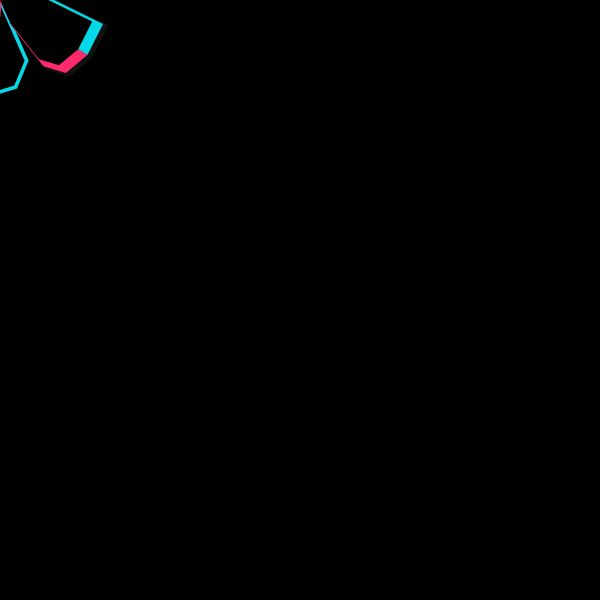
Frame 1 (no input)
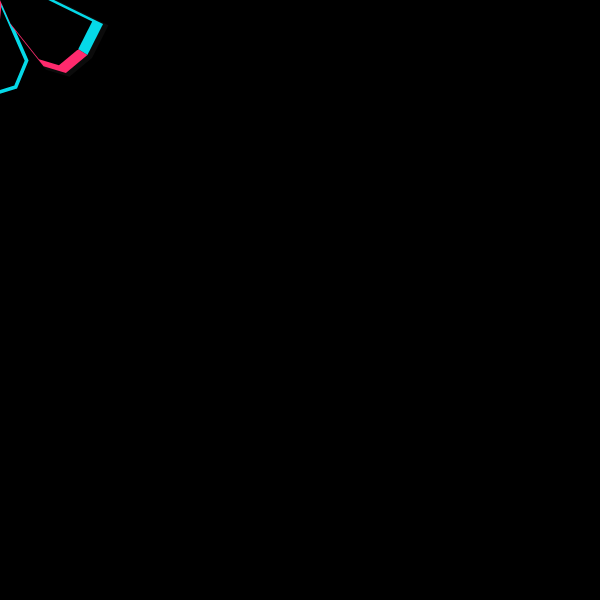
Frame 60 (no input)
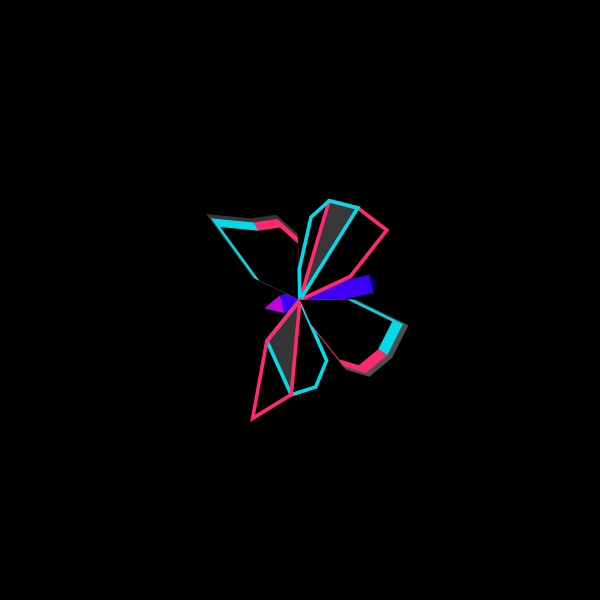
Frame 120 (the mouse pressed at the canvas centre since frame 60)

The p5.js sketch that drew these frames (run headless with seeded random() and noise() and a simulated clock; from frame 60 on, the mouse is pressed at the canvas centre):

// p5.js sketch
// ── sketch.js
let angle,size
let angle1//left front
let angle2//left fore
let angle3//right front
let angle4//right fore
function setup() {
  createCanvas(600, 600);
  angle = random(TWO_PI)
  size = random(0.2,1.0)
  angle1 = random(-PI/20,PI/20)
  angle2 = random(-PI/20,PI/20)
  angle3 = -angle1
  angle4 = -angle2
  }

function draw() {
  background(0);
  drawCreature(mouseX,mouseY,angle,size);
}

function drawCreature(x,y,a,s) {
  push();
  translate(x,y)
  rotate(a)
  scale(s)
  drawBody(0,0,0,1.0)
  drawRightFront(0,0,angle1,1.0)
  drawRightFore(0,0,angle2,1.0)
  drawLeftFront(0,0,angle3,1.0)
  drawLeftFore(0,0,angle4,1.0)
  pop()}
function drawBody(x,y,a,s){
  push();
  translate(x,y)
  rotate(a)
  scale(s)
  noStroke()
  fill(198,0,226)
  triangle(0,-100,-25,-50,25,-50)
  fill(62,0,245)
  square(-25,-50,50,5)
  fill(62,0,245)
  rect(-25,0,50,200)
  fill(0,0,123)
  triangle(0,215,-25,200,25,200)
  pop()
}
function drawRightFront(x,y,a,s){
  push();
  translate(x,y)
  rotate(a)
  scale(s)
  noStroke()
  fill(255,random(95))
  beginShape()
  vertex(0,0)
  vertex(80,-120)
  vertex(270,-220)
  vertex(240,-100)
  vertex(240,-30)
  vertex(180,20)
  endShape()
  pop()
  push()
  translate(x,y)
  rotate(a)
  scale(s * 0.95)
  noStroke()
  fill(255,42,109)
  beginShape()
  vertex(0,0)
  vertex(80,-120)
  vertex(240,-100)
  vertex(240,-30)
  vertex(180,20)
  endShape()
  pop()
  push()
  translate(x,y)
  rotate(a)
  scale(s * 0.95)
  noStroke()
  fill(5,217,232)
  beginShape()
  vertex(0,0)
  vertex(80,-120)
  vertex(270,-220)
  vertex(240,-100)
  endShape()
  pop()
  push()
  translate(x,y)
  rotate(a)
  scale(s * 0.85)
  noStroke()
  fill(0)
  beginShape()
  vertex(0,0)
  vertex(80,-120)
  vertex(270,-220)
  vertex(240,-100)
  vertex(240,-30)
  vertex(180,20)
  endShape()
  pop()
  }

function drawRightFore(x,y,a,s){
  push()
  translate(x,y)
  rotate(a)
  scale(s)
  fill(0)
  beginShape()
  vertex(0,0)
  vertex(80,20)
  vertex(210,90)
  vertex(240,150)
  vertex(200,220)
  vertex(120,280)
  vertex(25,150)
  endShape()
  pop()
  push()
  translate(x,y)
  rotate(a)
  scale(s)
  noStroke()
  fill(255,random(50,90))
  triangle(0,0,240,150,200,220)
  strokeWeight(10)
  stroke(255,42,109)
  noFill()
  beginShape()
  vertex(0,0)
  vertex(240,150)
  vertex(200,220)
  vertex(120,280)
  vertex(25,150)
  vertex(0,0)
  endShape()
  stroke(5,217,232)
  beginShape()
  vertex(0,0)
  vertex(80,20)
  vertex(210,90)
  vertex(240,150)
  vertex(200,220)
  vertex(0,0)
  endShape()
  pop()
  
}
function drawLeftFront(x,y,a,s){
   push();
  translate(x,y)
  rotate(a)
  scale(s)
  fill(0)
  beginShape()
  vertex(0,0)
  vertex(-80,-120)
  vertex(-270,-220)
  vertex(-240,-100)
  vertex(-240,-30)
  vertex(-180,20)
  endShape()
  pop()//wing
  push();
  translate(x,y)
  rotate(a)
  scale(s)
  noStroke()
  fill(255,random(50,90))
  triangle(0,0,-80,-120,-240,-100)//white
  strokeWeight(10)
  stroke(5,217,232)
  noFill()
  beginShape()
  vertex(0,0)
  vertex(-80,-120)
  vertex(-240,-100)
  vertex(-240,-30)
  vertex(-180,20)
  vertex(0,0)
  endShape()//blue
  stroke(255,42,109)
  beginShape()
  vertex(0,0)
  vertex(-80,-120)
  vertex(-270,-220)
  vertex(-240,-100)
  vertex(0,0)
  endShape()//red
  pop()
}
function drawLeftFore(x,y,a,s){
  push()
  translate(x,y)
  rotate(a)
  scale(s)
  noStroke()
  fill(255,random(95))
  beginShape()
  vertex(0,0)
  vertex(-80,20)
  vertex(-210,90)
  vertex(-240,150)
  vertex(-200,220)
  vertex(-120,280)
  vertex(-25,150)
  endShape()
  pop()
  push()
  translate(x,y)
  rotate(a)
  scale(s * 0.95)
  noStroke()
  fill(5,217,232)
  beginShape()
  vertex(0,0)
  vertex(-200,220)
  vertex(-120,280)
  vertex(-25,150)
  endShape()
  pop()
  push()
  translate(x,y)
  rotate(a)
  scale(s * 0.95)
  noStroke()
  fill(255,42,109)
  beginShape()
  vertex(0,0)
  vertex(-80,20)
  vertex(-210,90)
  vertex(-240,150)
  vertex(-200,220)
  endShape()
  pop()
  push()
  translate(x,y)
  rotate(a)
  scale(s * 0.85)
  noStroke()
  fill(0)
  beginShape()
  vertex(0,0)
  vertex(-80,20)
  vertex(-210,90)
  vertex(-240,150)
  vertex(-200,220)
  vertex(-120,280)
  vertex(-25,150)
  endShape()
  pop()
}
